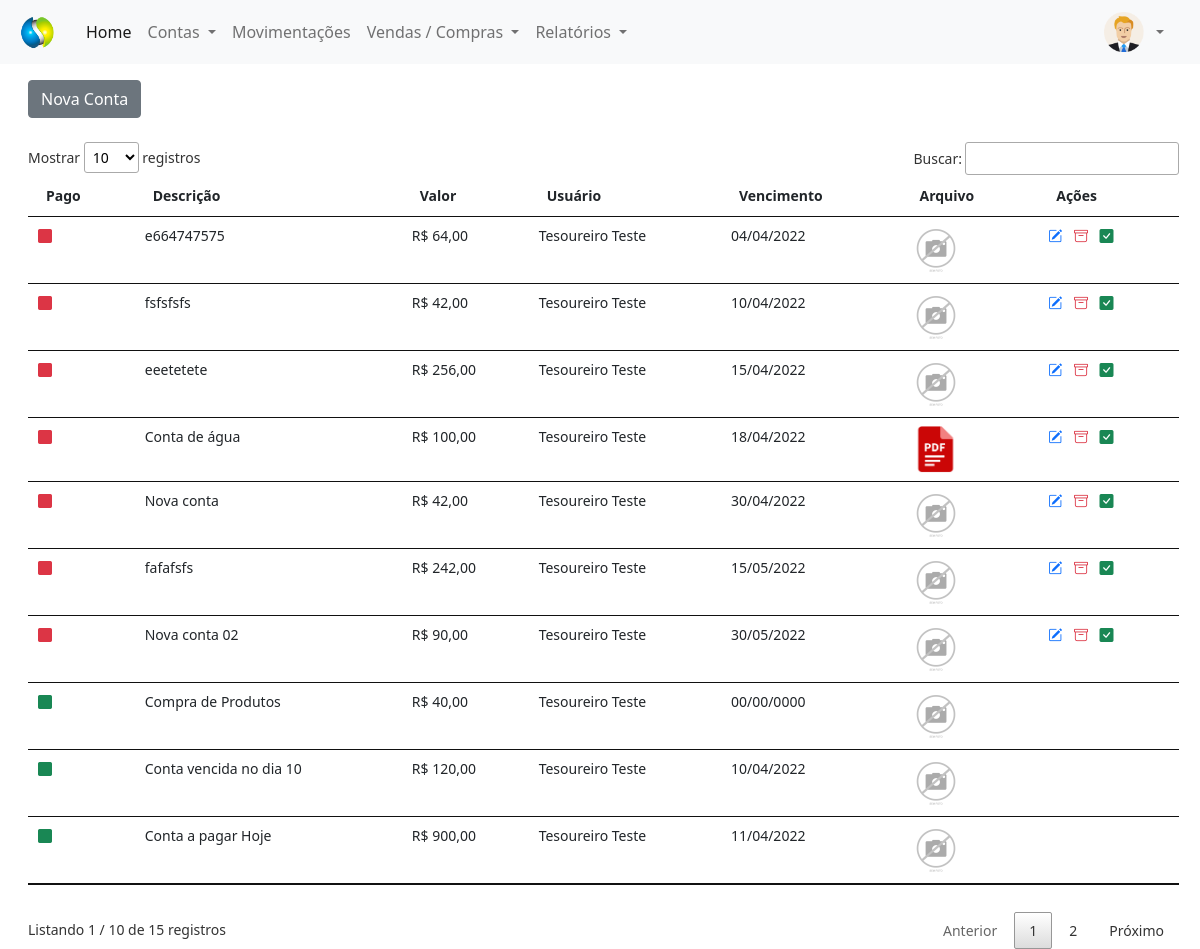
The page /painel-tesoureiro/index.php?pagina=contas_pagar (signed in) on the database its author committed.
### tables this page shows
CREATE TABLE `contas_pagar` (
  `id` int(11) NOT NULL,
  `descricao` varchar(100) NOT NULL,
  `valor` decimal(8,2) NOT NULL,
  `usuario` int(11) NOT NULL,
  `pago` varchar(5) NOT NULL,
  `data` date NOT NULL,
  `vencimento` date NOT NULL,
  `arquivo` varchar(150) DEFAULT NULL,
  `id_compra` int(11) NOT NULL
);

CREATE TABLE `usuarios` (
  `id` int(11) NOT NULL,
  `nome` varchar(80) NOT NULL,
  `email` varchar(80) NOT NULL,
  `cpf` varchar(15) NOT NULL,
  `senha` varchar(20) NOT NULL,
  `nivel` varchar(20) NOT NULL
);

### painel-tesoureiro/contas_pagar.php (the view, shortened to what this page needs)
<?php
$pag = 'contas_pagar';
require_once('../conexao.php');
?>
<a href="index.php?pagina=<?php echo $pag ?>&funcao=novo" type="button" class="btn btn-secondary mt-2">Nova Conta</a>
<div class="mt-4" style="margin-right:25px">
    <?php
    $query = $pdo->query("SELECT * from contas_pagar order by pago asc, vencimento asc");
    $res = $query->fetchAll(PDO::FETCH_ASSOC);
    $total_reg = @count($res);
    if ($total_reg > 0) {
    ?>
        <small>
            <table id="usuarios" class="table table-hover my-4" style="width:100%">
                <thead>
                    <tr>
                        <th>Pago</th>
                        <th>Descrição</th>
                        <th>Valor</th>
                        <th>Usuário</th>
                        <th>Vencimento</th>
                        <th>Arquivo</th>
                        <th>Ações</th>
                    </tr>
                </thead>
                <tbody>
                    <?php
                    for ($i = 0; $i < $total_reg; $i++) {
                        $id_usu = $res[$i]['usuario'];
                        $query2 = $pdo->query("SELECT * from usuarios where id = '$id_usu'");
                        $res2 = $query2->fetchAll(PDO::FETCH_ASSOC);
                        $nome_usu = $res2[0]['nome'];
                        $vencimento = $res[$i]['vencimento'];
                        if ($res[$i]['pago'] == 'Sim') {
                            $classe = 'text-success';
                        } else {
                            $classe = 'text-danger';
                        }
                        $extensao = strchr($res[$i]['arquivo'], '.');
                        if ($extensao == '.pdf') {
                            $arquivo_pasta = 'pdf.png';
                        } else {
                            $arquivo_pasta = $res[$i]['arquivo'];
                        }
                    ?>
                        <tr>
                            <td>
                                <i class="bi bi-square-fill <?php echo $classe; ?>"></i>
                            </td>
                            <td>
                                <?php echo $res[$i]['descricao']; ?>
                            </td>
                            <td>
                                R$ <?php echo number_format($res[$i]['valor'], 2, ',', '.'); ?>
                            </td>
                            <td><?php echo $nome_usu ?></td>
                            <td>
                                <?php echo implode('/', array_reverse(explode('-', $vencimento)));
                                ?>
                            </td>
                            <td>
                                <a href="../img/<?php echo $pag ?>/<?php echo $res[$i]['arquivo'] ?>" type="button" title="Ver Arquivo" style="text-decoration: none" target="_blank">
                                    <img src="../img/<?php echo $pag ?>/<?php echo $arquivo_pasta ?>" width="50px">
                                </a>
                            </td>
                            <td>
                                <?php
                                if ($res[$i]['pago'] != 'Sim') {
                                ?>
                                    <a href="index.php?pagina=<?php echo $pag ?>&funcao=editar&id=<?php echo $res[$i]['id'] ?>" title="Editar Registro" style="text-decoration: none">
                                        <i class="bi bi-pencil-square text-primary me-2"></i>
                                    </a>
                                    <a href="index.php?pagina=<?php echo $pag ?>&funcao=deletar&id=<?php echo $res[$i]['id']; ?>" title="Excluir Registro" style="text-decoration: none">
                                        <i class="bi bi-archive text-danger me-2"></i>
                                    </a>
                                    <a href="index.php?pagina=<?php echo $pag ?>&funcao=baixar&id=<?php echo $res[$i]['id']; ?>" title="Baixar Registro">
                                        <i class="bi bi-check-square-fill text-success me-2" style="text-decoration: none"></i>
                                    </a>
                                <?php } ?>
                            </td>
                        </tr>
                    <?php }
                    ?>
                </tbody>
            </table>
        </small>
    <?php } else {
        echo "Não existem dados para serem exibidos!";
    } ?>
</div>

### rows shown on the page
contas_pagar: descricao "e664747575", valor "64,00", usuarios.nome "Tesoureiro Teste", vencimento "04/04/2022", arquivo (picture)
contas_pagar: descricao "fsfsfsfs", valor "42,00", usuarios.nome "Tesoureiro Teste", vencimento "10/04/2022", arquivo (picture)
contas_pagar: descricao "eeetetete", valor "256,00", usuarios.nome "Tesoureiro Teste", vencimento "15/04/2022", arquivo (picture)
contas_pagar: descricao "Conta de água", valor "100,00", usuarios.nome "Tesoureiro Teste", vencimento "18/04/2022", shows a picture
contas_pagar: descricao "Nova conta", valor "42,00", usuarios.nome "Tesoureiro Teste", vencimento "30/04/2022", arquivo (picture)
contas_pagar: descricao "fafafsfs", valor "242,00", usuarios.nome "Tesoureiro Teste", vencimento "15/05/2022", arquivo (picture)
contas_pagar: descricao "Nova conta 02", valor "90,00", usuarios.nome "Tesoureiro Teste", vencimento "30/05/2022", arquivo (picture)
contas_pagar: descricao "Compra de Produtos", valor "40,00", usuarios.nome "Tesoureiro Teste", vencimento "00/00/0000", arquivo (picture)
contas_pagar: descricao "Conta vencida no dia 10", valor "120,00", usuarios.nome "Tesoureiro Teste", vencimento "10/04/2022", arquivo (picture)
contas_pagar: descricao "Conta a pagar Hoje", valor "900,00", usuarios.nome "Tesoureiro Teste", vencimento "11/04/2022", arquivo (picture)
